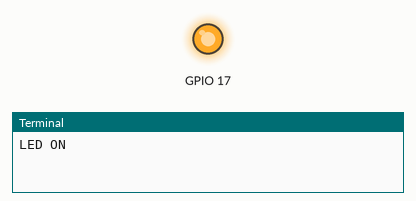
Simulated run of this program. Board: Raspberry Pi (BCM pin numbers). On the bench: output pins drawn as LEDs (lit = HIGH), the last lines printed to the terminal. At 2.0 s the program stops and its outputs stay as they are.

Above: at 0.1 s.
At 2.1 s:
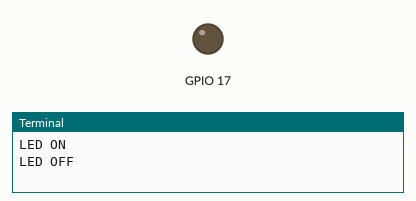
Timing chart, 0 to 3.5 s (numbered marks = the images above):
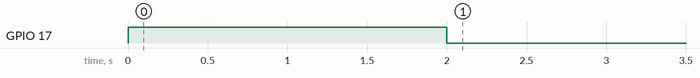

Measured:
- by itself, GPIO 17: LOW → HIGH at 0.00 s, → LOW 2.0 s later

The program:

gpgreen.py
```python
import RPi.GPIO as GPIO
import time

GPIO.setmode(GPIO.BCM)
GPIO.setwarnings(False)
GPIO.setup(17,GPIO.OUT)

print("LED ON")
GPIO.output(17,GPIO.HIGH)
time.sleep(2)
print("LED OFF")
GPIO.output(17,GPIO.LOW)
```
